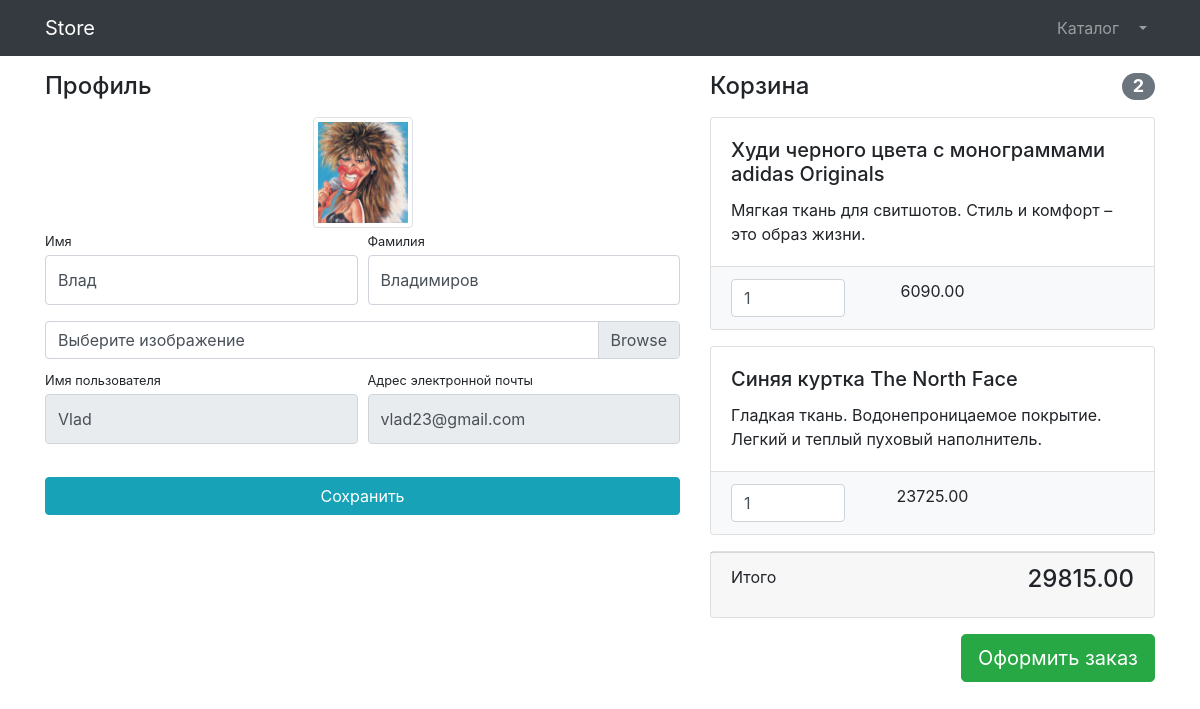
Page /users/profile/3/ (signed in) on the committed database.
### users/models.py (models this page shows)
class User(AbstractUser):
    image = models.ImageField(upload_to='users_images', null=True, blank=True)
    is_verified_email = models.BooleanField(default=False)

### products/models.py (models this page shows, shortened)
class Basket(models.Model):
    user = models.ForeignKey(User, on_delete=models.CASCADE)
    product = models.ForeignKey(Product, on_delete=models.CASCADE)
    quantity = models.PositiveSmallIntegerField(default=0)
    created_timestamp = models.DateTimeField(auto_now_add=True)
    objects = BasketQuerySet.as_manager()
    def sum(self):
        return self.product.price * self.quantity

class Product(models.Model):
    name = models.CharField(max_length=256, unique=True)
    description = models.TextField()
    price = models.DecimalField(max_digits=9, decimal_places=2)
    quantity = models.PositiveIntegerField(default=0)
    image = models.ImageField(upload_to='products_images')
    category = models.ForeignKey(ProductCategory, on_delete=models.CASCADE)
    class Meta:
        verbose_name = 'product'
        verbose_name_plural = 'products'

### users/views.py (the view, shortened to what this page needs)
# urls.py: path('profile/<int:pk>/', login_required(UserProfileView.as_view()), name='profile'),
class UserProfileView(TitleMixin, UpdateView):
    model = User
    form_class = UserProfileForm
    template_name = 'users/profile.html'
    title = 'Store - Личный кабинет'

### users/forms.py
class UserProfileForm(UserChangeForm):
    first_name = forms.CharField(widget=forms.TextInput(attrs={'class': 'form-control py-4'}))
    last_name = forms.CharField(widget=forms.TextInput(attrs={'class': 'form-control py-4'}))
    image = forms.ImageField(widget=forms.FileInput(attrs={'class': 'custom-file-input'}), required=False)
    username = forms.CharField(widget=forms.TextInput(attrs={'class': 'form-control py-4', 'readonly': True}))
    email = forms.CharField(widget=forms.TextInput(attrs={'class': 'form-control py-4', 'readonly': True}))
    class Meta:
        model = User
        fields = ['first_name', 'last_name', 'image', 'username', 'email']

### common/views.py (called while the page is built)
    def get_context_data(self, **kwargs):
        context = super(TitleMixin, self).get_context_data(**kwargs)
        context['title'] = self.title
        return context

### products/context_processors.py (called while the page is built)
def baskets(request):
    user = request.user
    return {'baskets': Basket.objects.filter(user=user) if user.is_authenticated else []}

### products/models.py (called while the page is built)
    def total_sum(self):
        return sum(basket.sum() for basket in self)

    def total_quantity(self):
        return sum(basket.quantity for basket in self)

### users/templates/users/profile.html (shortened to what this page needs)
{% extends 'products/base.html' %}
{% load static %}
{% block css %}
    <link href="{% static 'vendor/css/profile.css'%}" rel="stylesheet">
{% endblock %}
{% block content %}
    <div class="container">
    <div class="row">
        <div class="col-lg-7">
            <h4 class="mt-3 mb-3">Профиль</h4>
            <div class="col-lg-12 text-center">
                <img width="100" height="100"
                     src="{% if user.image %} {{ user.image.url }} {% else %} {% static 'vendor/img/users/default_avatar.jpg' %} {% endif %}"
                     class="img-thumbnail">
            </div>
            <form action="{% url 'users:profile' user.id %} " method="post" enctype="multipart/form-data">
                <div class="form-row">
                    <div class="col-lg-6">
                        <div class="form-group">
                            <label class="small mb-1" for={{ form.first_name.id_for_label }}>
                                Имя
                            </label>
                            {{form.first_name}}
                        </div>
                    </div>
                    <div class="col-lg-6">
                        <div class="form-group">
                            <label class="small mb-1" for={{ form.last_name.id_for_label }}>
                                Фамилия
                            </label>
                            {{ form.last_name }}
                        </div>
                    </div>
                </div>
                <div class="form-row mb-2">
                    <div class="col-lg-12">
                        <div class="custom-file">
                            <label class="custom-file-label" for={{ form.image.id_for_label }}>
                                Выберите изображение
                            </label>
                        </div>
                    </div>
                </div>
                <div class="form-row">
                    <div class="col-lg-6">
                        <label class="small mb-1" for={{ form.username.id_for_label }}>
                            Имя пользователя
                        </label>
                        {{ form.username }}
                    </div>
                    <div class="col-lg-6">
                        <label class="small mb-1" for={{ form.email.id_for_label }}>Адрес электронной почты
                        </label>
                        {{ form.email }}
                    </div>
                </div>
                <div class="form-row">
                    <div class="col-lg-12" style="margin-top: 33px;">
                        <input class="btn btn-info btn-block" type="submit" value="Сохранить">
                    </div>
                </div>
            </form>
        </div>
        <div class="col-lg-5">
            {% include 'products/basket.html' %}
        </div>
    </div>
</div>
{% endblock %}

### products/templates/products/basket.html (shortened to what this page needs)
{% if baskets %}
    <h4 class="mt-3 mb-3 d-flex justify-content-between align-items-center mb-3">
        Корзина <span class="badge badge-secondary badge-pill">{{ baskets.total_quantity }}</span>
    </h4>
    {% for basket in baskets %}
        <div class="card mb-3">
            <div class="card-body">
                <h5 class="card-title">{{ basket.product.name }}</h5>
                <p class="card-text">{{ basket.product.description }}</p>
            </div>
            <ul class="list-group list-group-flush">
                <li class="list-group-item bg-light">
                    <div class="row text-center">
                        <div class="col-lg-4">
                            <input name="basketID" type="number" class="form-control"
                                   value="{{ basket.quantity }}" min="0">
                        </div>
                        <div class="col-lg-4">{{ basket.sum }}</div>
                        <div class="col-lg-4">
                        </div>
                    </div>
                </li>
            </ul>
        </div>
    {% endfor %}
    <div class="card mb-3">
        <div class="card-footer">
            <p class="float-left">Итого</p>
            <h4 class="float-right">{{ baskets.total_sum }}</h4>
        </div>
    </div>
    <a class="btn btn-success btn-lg float-right" href="../orders/order-create.html">
        Оформить заказ
    </a>
{% else %}
    <h4 class="mt-3 mb-3 text-center">
        Корзина пуста
    </h4>
{% endif %}

### rows in the picture
User: image (picture), first_name "Влад", last_name "Владимиров", username "Vlad", email "vlad23@gmail.com"
Basket: total_quantity "2", product.name "Худи черного цвета с монограммами adidas Originals", product.description "Мягкая ткань для свитшотов. Стиль и комфорт – это образ жизни.", basketID "1", sum "6090.00", total_sum "29815.00"
Basket: product.name "Синяя куртка The North Face", product.description "Гладкая ткань. Водонепроницаемое покрытие. Легкий и теплый пуховый наполнитель.", basketID "1", sum "23725.00"
